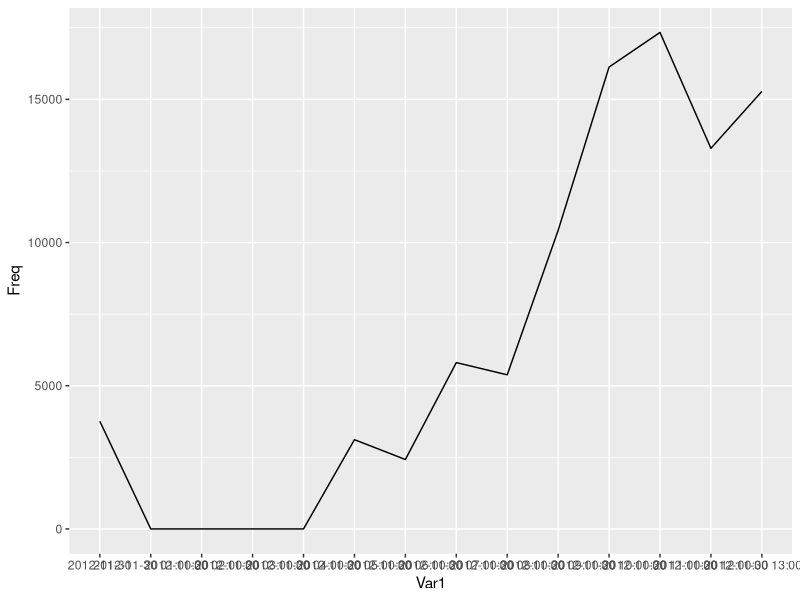

This chart was generated by the following R code:
# Simple R plot for data  
# '2012-02-01 17:42:44'   
# Line plot to detect anomalous database queries 
# Run with: 
# r CMD BATCH /home/src/jvmnotebook/java/scripting/line_plot2.r 
 
library(ggplot2) 
 
req <- read.table("times1.dat") 
summary(req) 
 
tt <- req$V1 
MyDates <- as.POSIXct(tt) 
# Break by 30 min intervals and add-in frequency 
MyDatesTable <- table(cut(MyDates, breaks="60 mins")) 
MyDatesDF <- data.frame(MyDatesTable, grp = 1) 
 
png('time_data_errs2.png', width=800, height=600) 
gg <- ggplot(MyDatesDF, aes(Var1, Freq)) + geom_line(aes(group = grp))  
print(gg) 
dev.off() 

